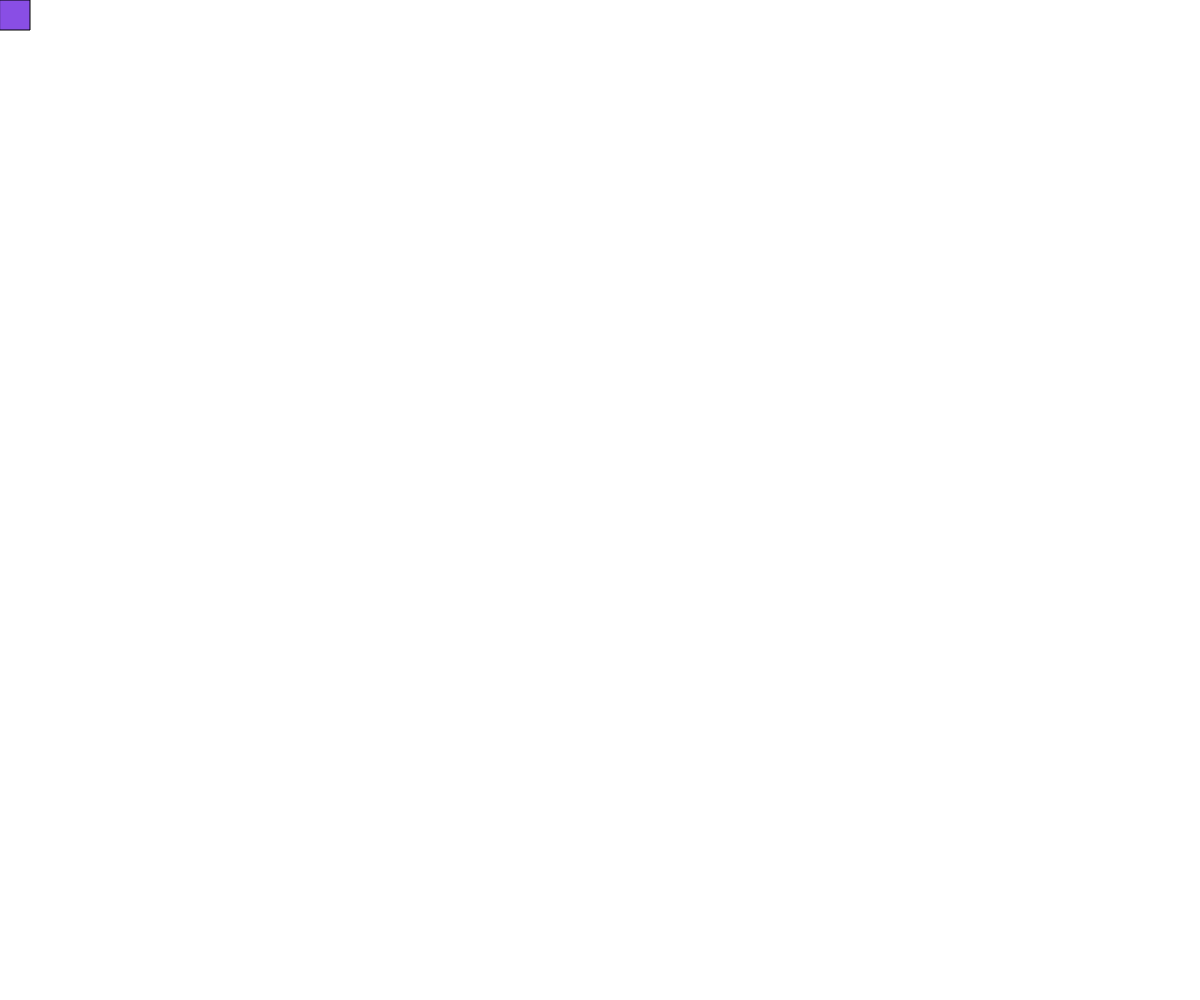
Frame 1 (no input)
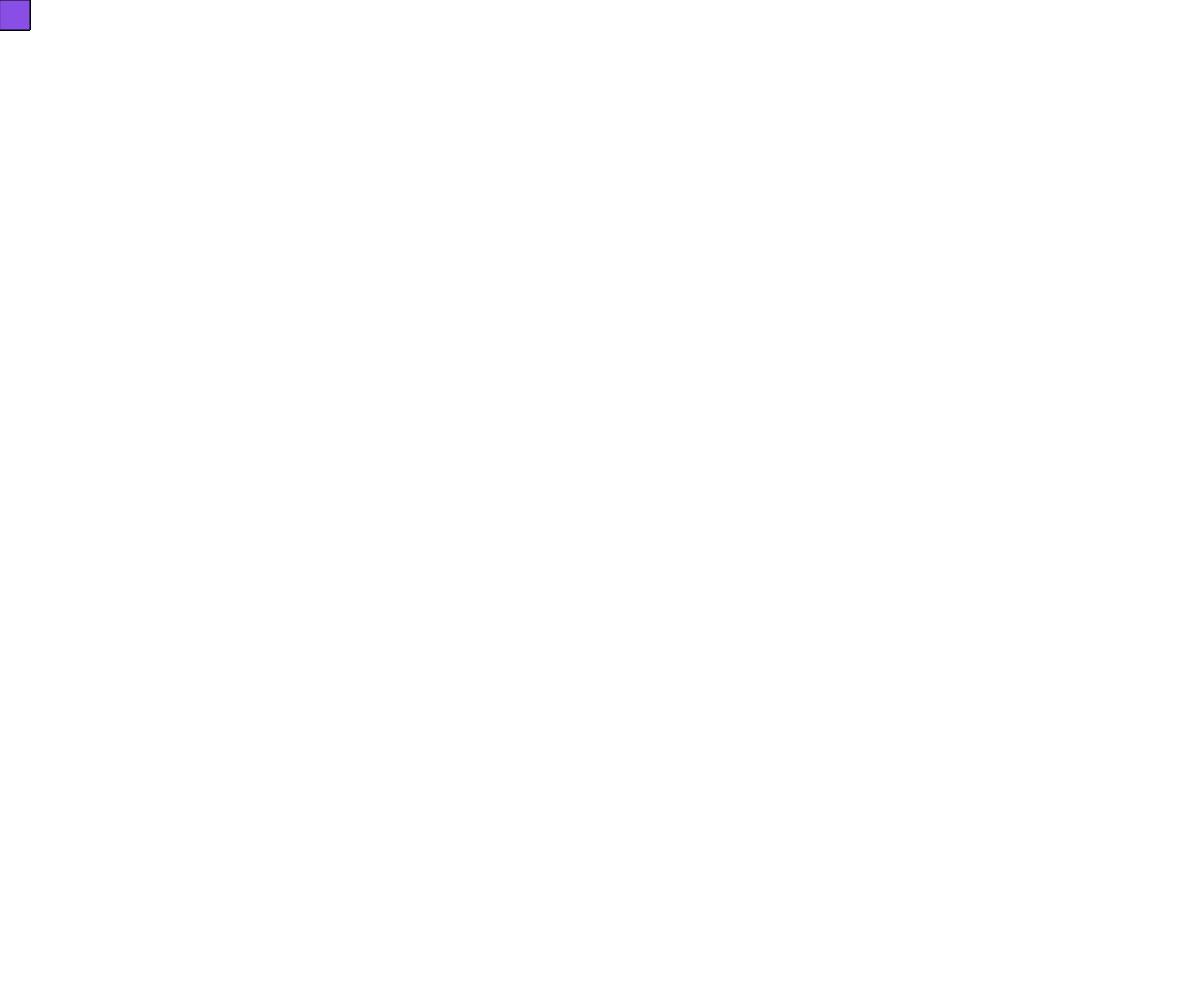
Frame 60 (no input)
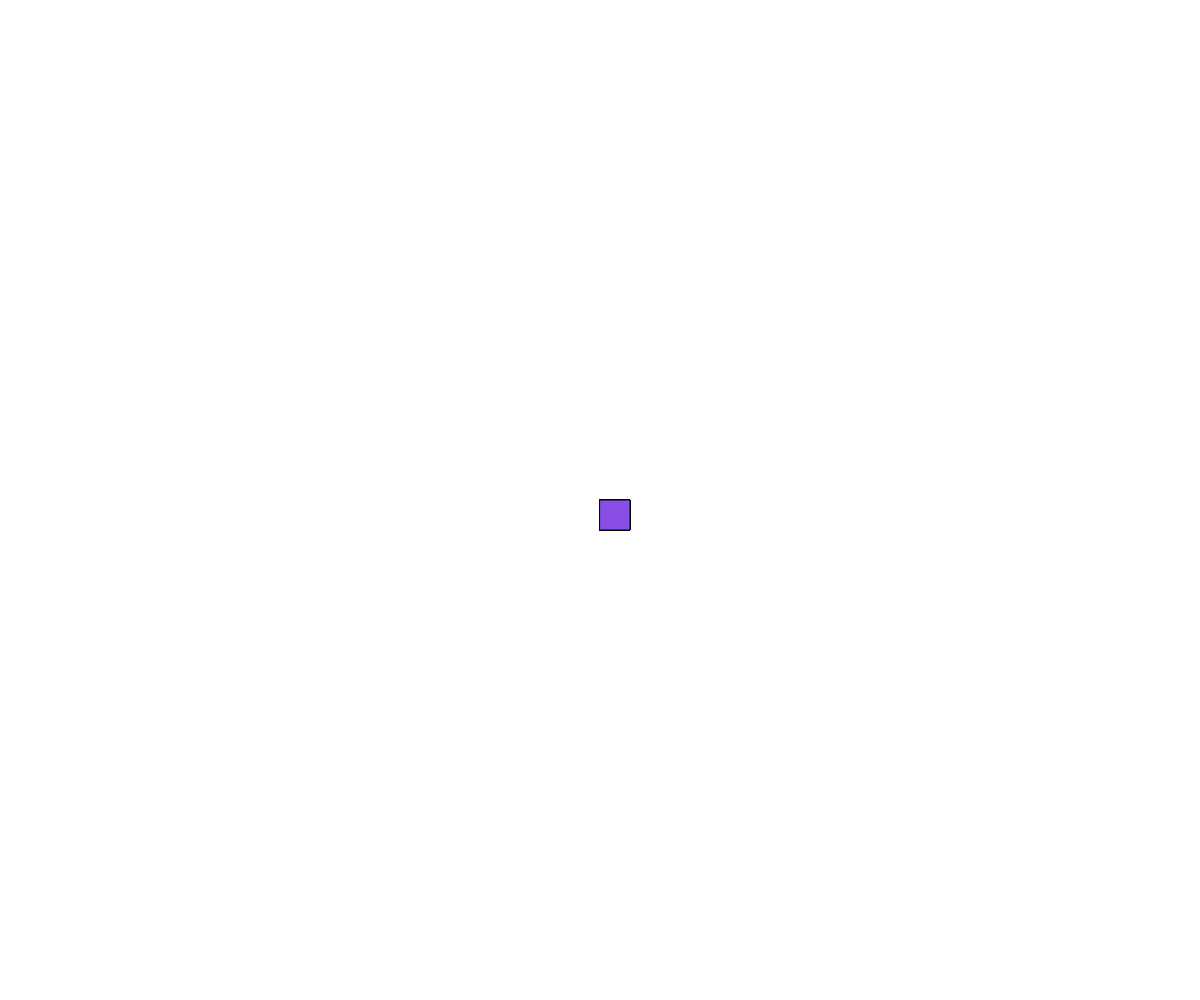
Frame 120 (the mouse pressed at the canvas centre since frame 60)

The p5.js sketch that drew these frames (run headless with seeded random() and noise() and a simulated clock; from frame 60 on, the mouse is pressed at the canvas centre):

// p5.js sketch
// ── sketch.js
function setup() {
  createCanvas(windowWidth, windowHeight);
}

function draw() {
  translate(mouseX, mouseY);
  fill(137, 78, 229);
  rect(0, 0, 30, 30);
  
}

function mousePressed(){
  background(255);
}
